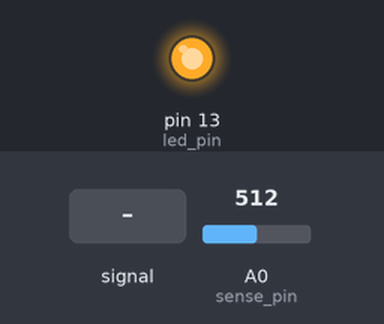
Recording of a sketch running on a simulated Arduino Uno, built with avr-gcc and run on an emulated ATmega328P. Parts: output pins drawn as LEDs (lit = HIGH). The test bench sets the inputs (shaded band); at power-on: A0 (sense_pin) = 512. What the sketch prints to the serial monitor is not drawn.

Above: at 1.2 s.
1.3 s: A0 (sense_pin) fed a 200 Hz sine of ±460 counts around its level
At 2.5 s:
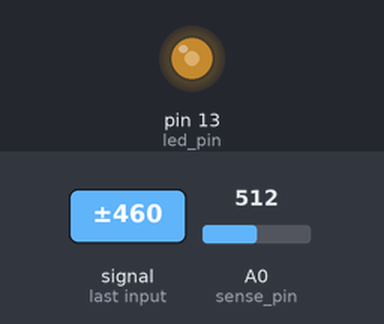
2.8 s: A0 (sense_pin) set to 716
At 4.1 s:
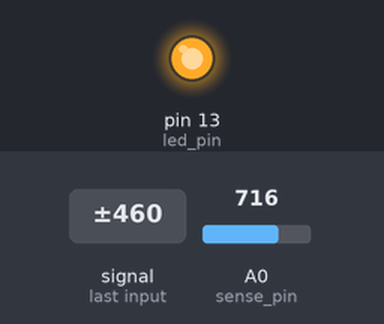
Timing chart, 0 to 5.8 s (numbered marks = the images above; inputs shaded):
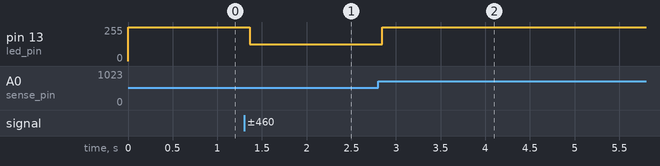

The sketch:

main.ino
```cpp
/*
 * Arduino LED toggle
 * By: Evan Pratten
 *
 * ## Goal ##
 * Use an external button to toggle the builtin LED on an Arduino UNO R3 (pin 13)
 *
 * ## Program design ##
 * Read button state to an input buffer that will only count as "on" if the
 * entire buffer had the same state. This is a simple method of denouncing
 * the button. Larger buffers will increase reaction time, but decrease bouncing.
 *
 * This state is then compared with the last to control a flip-flop, which then
 * is read to determine the desired output of the LED
*/

// Definitions
#define sense_pin A0
#define led_pin 13
#define voltage_thresh 200
#define debounce_buffer 5

// Array to track avg button states
bool states[debounce_buffer];
int state_ticker = 0;

// Button toggling
bool last_button_state = false;
bool led_flip_flop = false;

// Setup the program
void setup()
{

    // Set Pin modes
    pinMode(sense_pin, INPUT);
    pinMode(led_pin, OUTPUT);

    // Turn off LED
    digitalWrite(led_pin, LOW);

    // Write header
    Serial.begin(9600);
    Serial.write("Program by: Evan Pratten <ewpratten@retrylife.ca>\n");
}

// Debounce the button
bool getDebounced(bool button_state)
{
    // Feed the debouncer
    states[state_ticker] = button_state;

    // Incr the state_ticker
    state_ticker++;
    state_ticker %= debounce_buffer;

    // Iter each button reading
    for (int i = 0; i < debounce_buffer; i++)
    {
        // Too bouncy
        if (!states[i])
        {
            return false;
        }
    }

    return true;
}

void loop()
{
    // Read the button
    bool button_state = getDebounced(analogRead(sense_pin) > 200);

    // Set the flip-flop
    led_flip_flop = (button_state == true && button_state != last_button_state) ? !led_flip_flop : led_flip_flop;
    last_button_state = button_state;

    // Write the LED state
    digitalWrite(led_pin, (led_flip_flop) ? HIGH : LOW);
}
```

Measured:
- after the input at 1.3 s, pin 13 (led_pin): 255/255 → 127/255 after 0.06 s
- after the input at 2.8 s, pin 13 (led_pin): 127/255 → 255/255 at once
